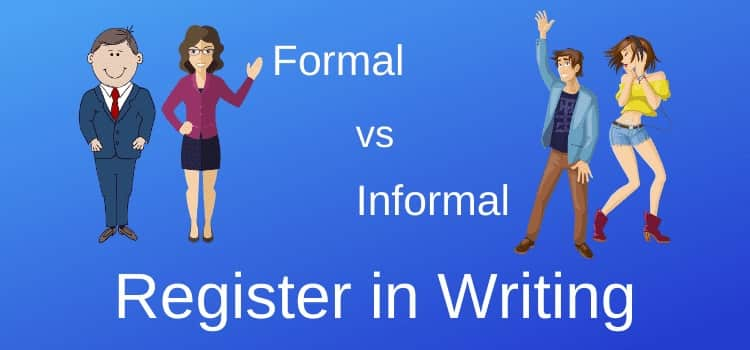
#> input picture examples/register_in_english.png, 750 x 350 px
$ python -i utils.py   (imports and definitions only)   (older library calls are emulated)
#> lines starting #> are read from the running program, lines starting #| are printed output that depends on the picture
from __future__ import print_function

import torch
import pickle
import numpy as np
import math
import cv2
from PIL import Image, JpegImagePlugin
from scipy import ndimage
import hashlib
import sys, os
from zipfile import ZipFile
from .imgproc import loadImage

if sys.version_info[0] == 2:
    from six.moves.urllib.request import urlretrieve
else:
    from urllib.request import urlretrieve

# [38 lines left out: functions consecutive, word_segmentation, not called in this run]

# code is based from https://github.com/githubharald/CTCDecoder/blob/master/src/BeamSearch.py
class BeamEntry:
    "information about one single beam at specific time-step"
    # [8 lines left out: function __init__, not called in this run]

class BeamState:
    "information about the beams at specific time-step"
    def __init__(self):
        self.entries = {}

    # [214 lines left out: functions norm, sort, wordsearch, applyLM, simplify_label, fast_simplify_label and 2 more, not called in this run]


class CTCLabelConverter(object):
    """ Convert between text-label and text-index """

    # [325 lines left out: functions __init__, encode, decode_greedy, decode_beamsearch, decode_wordbeamsearch, four_point_transform and 6 more, not called in this run]

def diff(input_list):
    return max(input_list)-min(input_list)

# [88 lines left out: functions get_paragraph, printProgressBar, not called in this run]

def reformat_input(image):
    if type(image) == str:
        if image.startswith('http://') or image.startswith('https://'):
            tmp, _ = urlretrieve(image , reporthook=printProgressBar(prefix = 'Progress:', suffix = 'Complete', length = 50))
            img_cv_grey = cv2.imread(tmp, cv2.IMREAD_GRAYSCALE)
            os.remove(tmp)
        else:
            img_cv_grey = cv2.imread(image, cv2.IMREAD_GRAYSCALE)
            image = os.path.expanduser(image)
        img = loadImage(image)  # can accept URL
    elif type(image) == bytes:
        nparr = np.frombuffer(image, np.uint8)
        img = cv2.imdecode(nparr, cv2.IMREAD_COLOR)
        img = cv2.cvtColor(img, cv2.COLOR_BGR2RGB)
        img_cv_grey = cv2.cvtColor(img, cv2.COLOR_BGR2GRAY)

    elif type(image) == np.ndarray:
        if len(image.shape) == 2: # grayscale
            img_cv_grey = image
            img = cv2.cvtColor(image, cv2.COLOR_GRAY2BGR)
        elif len(image.shape) == 3 and image.shape[2] == 1:
            img_cv_grey = np.squeeze(image)
            img = cv2.cvtColor(img_cv_grey, cv2.COLOR_GRAY2BGR)
        elif len(image.shape) == 3 and image.shape[2] == 3: # BGRscale
            img = image
            img_cv_grey = cv2.cvtColor(image, cv2.COLOR_BGR2GRAY)
        elif len(image.shape) == 3 and image.shape[2] == 4: # RGBAscale
            img = image[:,:,:3]
            img = cv2.cvtColor(img, cv2.COLOR_RGB2BGR)
            img_cv_grey = cv2.cvtColor(img, cv2.COLOR_BGR2GRAY)
    elif type(image) == JpegImagePlugin.JpegImageFile:
        image_array = np.array(image)
        img = cv2.cvtColor(image_array, cv2.COLOR_RGB2BGR)
        img_cv_grey = cv2.cvtColor(img, cv2.COLOR_BGR2GRAY)
    else:
        raise ValueError('Invalid input type. Supporting format = string(file path or url), bytes, numpy array')

    return img, img_cv_grey


def reformat_input_batched(image, n_width=None, n_height=None):
    """
    reformats an image or list of images or a 4D numpy image array &
    returns a list of corresponding img, img_cv_grey nd.arrays
    image:
        [file path, numpy-array, byte stream object,
        list of file paths, list of numpy-array, 4D numpy array,
        list of byte stream objects]
    """
    if ((isinstance(image, np.ndarray) and len(image.shape) == 4) or isinstance(image, list)):
        # process image batches if image is list of image np arr, paths, bytes
        img, img_cv_grey = [], []
        for single_img in image:
            clr, gry = reformat_input(single_img)
            if n_width is not None and n_height is not None:
                clr = cv2.resize(clr, (n_width, n_height))
                gry = cv2.resize(gry, (n_width, n_height))
            img.append(clr)
            img_cv_grey.append(gry)
        img, img_cv_grey = np.array(img), np.array(img_cv_grey)
        # ragged tensors created when all input imgs are not of the same size
        if len(img.shape) == 1 and len(img_cv_grey.shape) == 1:
            raise ValueError("The input image array contains images of different sizes. " +
                             "Please resize all images to same shape or pass n_width, n_height to auto-resize")
    else:
        img, img_cv_grey = reformat_input(image)
    return img, img_cv_grey


# [34 lines left out: functions make_rotated_img_list, set_result_with_confidence, not called in this run]

>>> import cv2
>>> picture = cv2.imread('../examples/register_in_english.png')
#> picture is the input picture: shape (350, 750, 3); mean B, G, R 210.1, 115.1, 72.2
>>> result = reformat_input_batched(picture)
#> in reformat_input, `img_cv_grey = cv2.cvtColor(image, cv2.COLOR_BGR2GRAY)`:
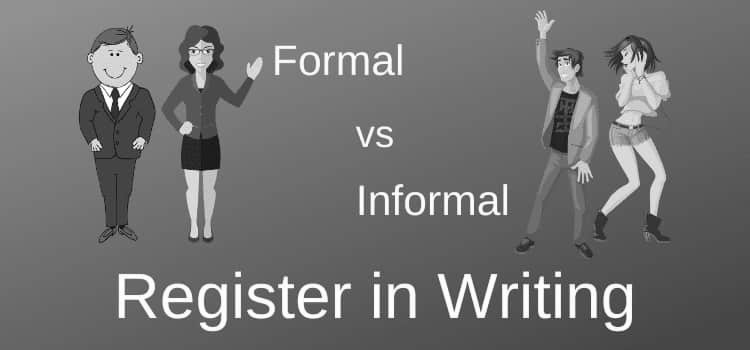
#> img_cv_grey: shape (350, 750); min 5, max 255, mean 113.1
